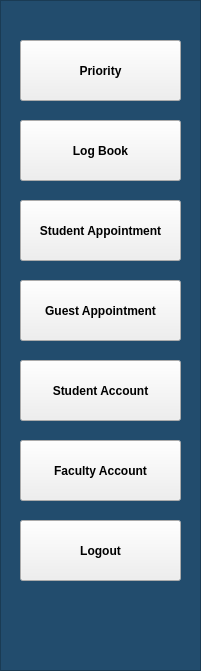
   <widget class="QFrame" name="frame_2">
    <property name="geometry">
     <rect>
      <x>0</x>
      <y>130</y>
      <width>201</width>
      <height>671</height>
     </rect>
    </property>
    <property name="styleSheet">
     <string notr="true">QFrame{
	
	background-color: rgb(34, 76, 109);
}</string>
    </property>
    <property name="frameShape">
     <enum>QFrame::StyledPanel</enum>
    </property>
    <property name="frameShadow">
     <enum>QFrame::Raised</enum>
    </property>
    <widget class="QPushButton" name="AppointmentLogsButton">
     <property name="geometry">
      <rect>
       <x>20</x>
       <y>200</y>
       <width>161</width>
       <height>61</height>
      </rect>
     </property>
     <property name="font">
      <font>
       <family>Tahoma</family>
       <pointsize>9</pointsize>
       <weight>75</weight>
       <bold>true</bold>
      </font>
     </property>
     <property name="text">
      <string>Student Appointment</string>
     </property>
    </widget>
    <widget class="QPushButton" name="FacultyAccountButton">
     <property name="geometry">
      <rect>
       <x>20</x>
       <y>440</y>
       <width>161</width>
       <height>61</height>
      </rect>
     </property>
     <property name="font">
      <font>
       <family>Tahoma</family>
       <pointsize>9</pointsize>
       <weight>75</weight>
       <bold>true</bold>
      </font>
     </property>
     <property name="text">
      <string>Faculty Account</string>
     </property>
    </widget>
    <widget class="QPushButton" name="StudentAccountButton">
     <property name="geometry">
      <rect>
       <x>20</x>
       <y>360</y>
       <width>161</width>
       <height>61</height>
      </rect>
     </property>
     <property name="font">
      <font>
       <family>Tahoma</family>
       <pointsize>9</pointsize>
       <weight>75</weight>
       <bold>true</bold>
      </font>
     </property>
     <property name="text">
      <string>Student Account</string>
     </property>
    </widget>
    <widget class="QPushButton" name="LogoutButton">
     <property name="geometry">
      <rect>
       <x>20</x>
       <y>520</y>
       <width>161</width>
       <height>61</height>
      </rect>
     </property>
     <property name="font">
      <font>
       <family>Tahoma</family>
       <pointsize>9</pointsize>
       <weight>75</weight>
       <bold>true</bold>
      </font>
     </property>
     <property name="text">
      <string>Logout</string>
     </property>
    </widget>
    <widget class="QPushButton" name="GuestButton">
     <property name="geometry">
      <rect>
       <x>20</x>
       <y>280</y>
       <width>161</width>
       <height>61</height>
      </rect>
     </property>
     <property name="font">
      <font>
       <family>Tahoma</family>
       <pointsize>9</pointsize>
       <weight>75</weight>
       <bold>true</bold>
      </font>
     </property>
     <property name="text">
      <string>Guest Appointment</string>
     </property>
    </widget>
    <widget class="QPushButton" name="PriorityButton">
     <property name="geometry">
      <rect>
       <x>20</x>
       <y>40</y>
       <width>161</width>
       <height>61</height>
      </rect>
     </property>
     <property name="font">
      <font>
       <family>Tahoma</family>
       <pointsize>9</pointsize>
       <weight>75</weight>
       <bold>true</bold>
      </font>
     </property>
     <property name="text">
      <string>Priority</string>
     </property>
    </widget>
    <widget class="QPushButton" name="LogBookButton">
     <property name="geometry">
      <rect>
       <x>20</x>
       <y>120</y>
       <width>161</width>
       <height>61</height>
      </rect>
     </property>
     <property name="font">
      <font>
       <family>Tahoma</family>
       <pointsize>9</pointsize>
       <weight>75</weight>
       <bold>true</bold>
      </font>
     </property>
     <property name="text">
      <string>Log Book</string>
     </property>
    </widget>
   </widget>
